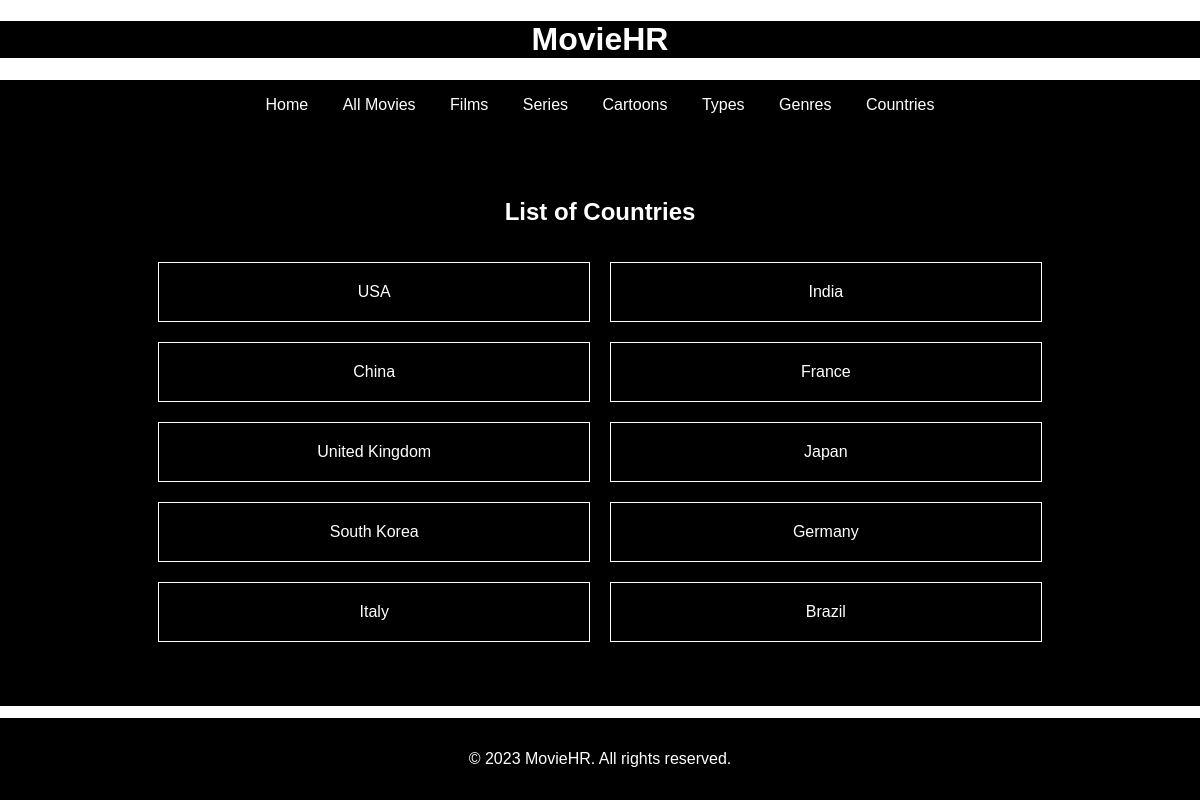
The app's page /countries/ with its own data.
### filmy/models.py (models this page shows)
class Country(models.Model):
    name_country = models.CharField(max_length=100)

### filmy/views.py (the view)
# urls.py: path("countries/",views.countries_list,name="countries"),
def countries_list(request):
    countries_name = Country.objects.all()
    return render(request, "countries.html", {"countries": countries_name})

### filmy/templates/countries.html (shortened to what this page needs)
<!DOCTYPE html>
<html lang="en">
<head>
</head>
<body>
    <header>
        <h1>MovieHR</h1>
    </header>
    <nav>
        <a href="{% url 'homepage' %}">Home</a>
        <a href="{% url 'allmovies' %}">All Movies</a>
        <a href="{% url 'films' %}">Films</a>
        <a href="{% url 'series' %}">Series</a>
        <a href="{% url 'cartoons' %}">Cartoons</a>
        <a href="{% url 'types' %}">Types</a>
        <a href="{% url 'genres' %}">Genres</a>
        <a href="{% url 'countries' %}">Countries</a>
    </nav>
    <main>
        <h2>List of Countries</h2>
        <ul>
            {% for item in countries %}
                <li>
                    <a href="{% url 'movies_by_country' country_name=item.name_country %}">
                        {{ item.name_country }}
                    </a>
                </li>
            {% endfor %}
        </ul>
    </main>
    <footer>
        <p>&copy; 2023 MovieHR. All rights reserved.</p>
    </footer>
</body>
</html>

### filmy/templates/countries.html (style rules this page uses)
body { margin: 0; font-family: Arial, sans-serif; overflow: hidden; }
header, nav, main, footer { background-color: black; color: white; text-align: center; }
nav { justify-content: center; padding: 1em 0; }
nav a { color: white; text-decoration: none; margin: 0 15px; }
main { padding: 3em; text-align: center; display: flex; flex-direction: column; align-items: center; }
main a { display: block; color: white; text-decoration: none; }
ul { list-style: none; padding: 1em; display: grid; grid-template-columns: repeat(2, 1fr); gap: 20px; justify-content: center; width: 80%; margin: 0 auto; }
li { text-align: center; border: 1px solid white; padding: 20px; }
footer { padding: 1em 0; position: fixed; bottom: 0; width: 100%; }

### records on screen
Country: name_country "USA"
Country: name_country "India"
Country: name_country "China"
Country: name_country "France"
Country: name_country "United Kingdom"
Country: name_country "Japan"
Country: name_country "South Korea"
Country: name_country "Germany"
Country: name_country "Italy"
Country: name_country "Brazil"
